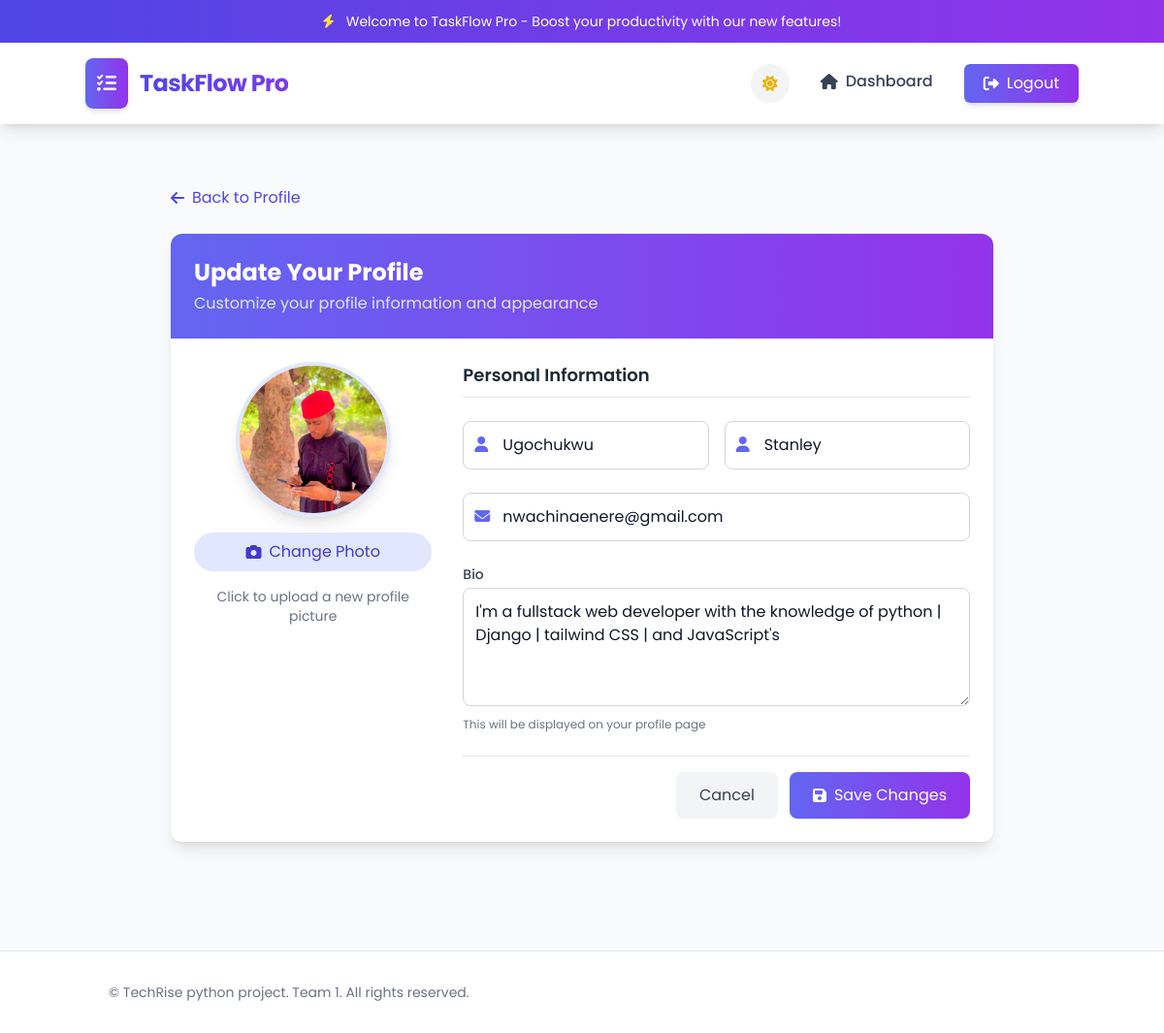
The app's page /tasks/profile/update/ (signed in) with its own data.
### users/models.py (models this page shows, shortened)
class CustomUser(AbstractUser):
    profile_picture = models.ImageField(upload_to='profile_pics/', null=True, blank=True)

### tasks/models.py (models this page shows, shortened)
class UserProfile(models.Model):
    user = models.OneToOneField(settings.AUTH_USER_MODEL, on_delete=models.CASCADE, related_name='profile')
    profile_picture = models.ImageField(upload_to='profile_pictures/', default='profile_pictures/default.png', blank=True)
    bio = models.TextField(max_length=500, blank=True)

### tasks/views.py (the view, shortened to what this page needs)
# urls.py: path('profile/update/', views.update_profile, name='update_profile'),
@login_required
def update_profile(request):
    user = request.user
    from django.db import connection
    cursor = connection.cursor()
    cursor.execute("SELECT name FROM sqlite_master WHERE type='table' AND name='tasks_userprofile';")
    table_exists = cursor.fetchone() is not None
    if not table_exists:
        if request.method == 'POST':
            user.first_name = request.POST.get('first_name', '')
            user.last_name = request.POST.get('last_name', '')
            user.email = request.POST.get('email', '')
            user.save()
            messages.success(request, "Basic profile information updated successfully!")
            return redirect('user_profile')
        context = {
            'user': user,
            'profile_table_missing': True,
        }
    else:
        try:
            profile = user.profile
        except:
            from tasks.models import UserProfile
            profile = UserProfile(user=user)
            profile.save()
        context = {
            'user': user,
            'profile': profile,
        }
    return render(request, 'tasks/update_profile.html', context)

### tasks/templates/tasks/update_profile.html (shortened to what this page needs)
{% extends 'base.html' %}
{% block content %}
<div class="max-w-4xl mx-auto py-10 px-6">
    <div class="mb-6">
        <a href="{% url 'user_profile' %}" class="inline-flex items-center text-indigo-600 hover:text-indigo-800 transition-colors duration-200">
            <i class="fas fa-arrow-left mr-2"></i> Back to Profile
        </a>
    </div>
    <div class="bg-white rounded-xl shadow-lg overflow-hidden profile-card">
        <div class="bg-gradient-to-r from-indigo-500 to-purple-600 p-6 text-white">
            <h2 class="text-2xl font-bold">Update Your Profile</h2>
            <p class="text-indigo-100 mt-1">Customize your profile information and appearance</p>
        </div>
        <form method="post" enctype="multipart/form-data" class="p-6">
            <div class="grid grid-cols-1 md:grid-cols-3 gap-8">
                <div class="md:col-span-1">
                    <div class="text-center space-y-4">
                        <div class="profile-picture-preview mx-auto w-40 h-40 rounded-full overflow-hidden border-4 border-indigo-100 shadow-lg">
                            {% if profile_table_missing %}
                                <div id="profile-preview-placeholder" class="w-full h-full bg-gradient-to-r from-indigo-500 to-purple-600 flex items-center justify-center text-4xl font-bold text-white">
                                    {{ user.first_name|default:user.username|slice:":1"|upper }}
                                </div>
                                <img src="" alt="" id="profile-preview" class="w-full h-full object-cover hidden">
                            {% else %}
                                {% if user.profile.profile_picture %}
                                    <img src="{{ user.profile.profile_picture.url }}" alt="{{ user.username }}" id="profile-preview" class="w-full h-full object-cover">
                                {% endif %}
                            {% endif %}
                        </div>
                        {% if not profile_table_missing %}
                        <div class="relative upload-btn">
                            <button type="button" class="px-4 py-2 bg-indigo-100 text-indigo-700 rounded-full hover:bg-indigo-200 transition-colors duration-200 flex items-center justify-center w-full">
                                <i class="fas fa-camera mr-2"></i> Change Photo
                            </button>
                        </div>
                        <p class="text-sm text-gray-500">Click to upload a new profile picture</p>
                        {% else %}
                        <div class="p-4 bg-yellow-50 text-yellow-800 rounded-lg">
                            <p><i class="fas fa-exclamation-triangle mr-2"></i> Profile picture uploads will be available after database migration</p>
                        </div>
                        {% endif %}
                    </div>
                </div>
                <div class="md:col-span-2 space-y-6">
                    <h3 class="text-lg font-semibold text-gray-800 border-b border-gray-200 pb-2">Personal Information</h3>
                    <div class="grid grid-cols-1 md:grid-cols-2 gap-4">
                        <div class="input-with-icon">
                            <span class="input-icon">
                                <i class="fas fa-user"></i>
                            </span>
                            <input type="text" id="first_name" name="first_name" value="{{ user.first_name }}"
                                   class="form-input w-full px-3 py-3 border border-gray-300 rounded-lg focus:outline-none focus:border-indigo-500 focus:ring-1 focus:ring-indigo-500 transition duration-200"
                                   placeholder="First Name">
                        </div>
                        <div class="input-with-icon">
                            <span class="input-icon">
                                <i class="fas fa-user"></i>
                            </span>
                            <input type="text" id="last_name" name="last_name" value="{{ user.last_name }}"
                                   class="form-input w-full px-3 py-3 border border-gray-300 rounded-lg focus:outline-none focus:border-indigo-500 focus:ring-1 focus:ring-indigo-500 transition duration-200"
                                   placeholder="Last Name">
                        </div>
                    </div>
                    <div class="input-with-icon">
                        <span class="input-icon">
                            <i class="fas fa-envelope"></i>
                        </span>
                        <input type="email" id="email" name="email" value="{{ user.email }}"
                               class="form-input w-full px-3 py-3 border border-gray-300 rounded-lg focus:outline-none focus:border-indigo-500 focus:ring-1 focus:ring-indigo-500 transition duration-200"
                               placeholder="Email Address">
                    </div>
                    {% if not profile_table_missing %}
                    <div>
                        <label for="bio" class="block text-sm font-medium text-gray-700 mb-1">Bio</label>
                        <textarea id="bio" name="bio" rows="4"
                                  class="form-input w-full px-3 py-3 border border-gray-300 rounded-lg focus:outline-none focus:border-indigo-500 focus:ring-1 focus:ring-indigo-500 transition duration-200"
                                  placeholder="Tell us a little about yourself...">{{ profile.bio }}</textarea>
                        <p class="text-xs text-gray-500 mt-1">This will be displayed on your profile page</p>
                    </div>
                    {% endif %}
                    <div class="flex justify-end space-x-3 pt-4 border-t border-gray-200">
                        <a href="{% url 'user_profile' %}" class="px-6 py-3 bg-gray-100 text-gray-700 rounded-lg hover:bg-gray-200 transition duration-200">
                            Cancel
                        </a>
                        <button type="submit" class="px-6 py-3 bg-gradient-to-r from-indigo-500 to-purple-600 hover:from-indigo-600 hover:to-purple-700 text-white rounded-lg hover:shadow-lg transition duration-200 flex items-center">
                            <i class="fas fa-save mr-2"></i> Save Changes
                        </button>
                    </div>
                </div>
            </div>
        </form>
    </div>
</div>
{% endblock %}

### tasks/templates/base.html (style rules this page uses)
body { font-family: 'Poppins', sans-serif; background-color: #f8fafc; }

### tasks/templates/tasks/update_profile.html (style rules this page uses)
.profile-card { transition: all 0.3s ease; }
.profile-picture-preview { transition: all 0.3s ease; }
.upload-btn { transition: all 0.3s ease; }
.input-with-icon { position: relative; }
.input-icon { position: absolute; left: 12px; top: 50%; transform: translateY(-50%); color: #6366F1; }
.input-with-icon input { padding-left: 40px; }

### records on screen
CustomUser: profile.profile_picture (picture), first_name "Ugochukwu", last_name "Stanley", email "nwachinaenere@gmail.com"
UserProfile: bio "I'm a fullstack web developer with the knowledge of python | Django | tailwind CSS | and JavaScript's"
